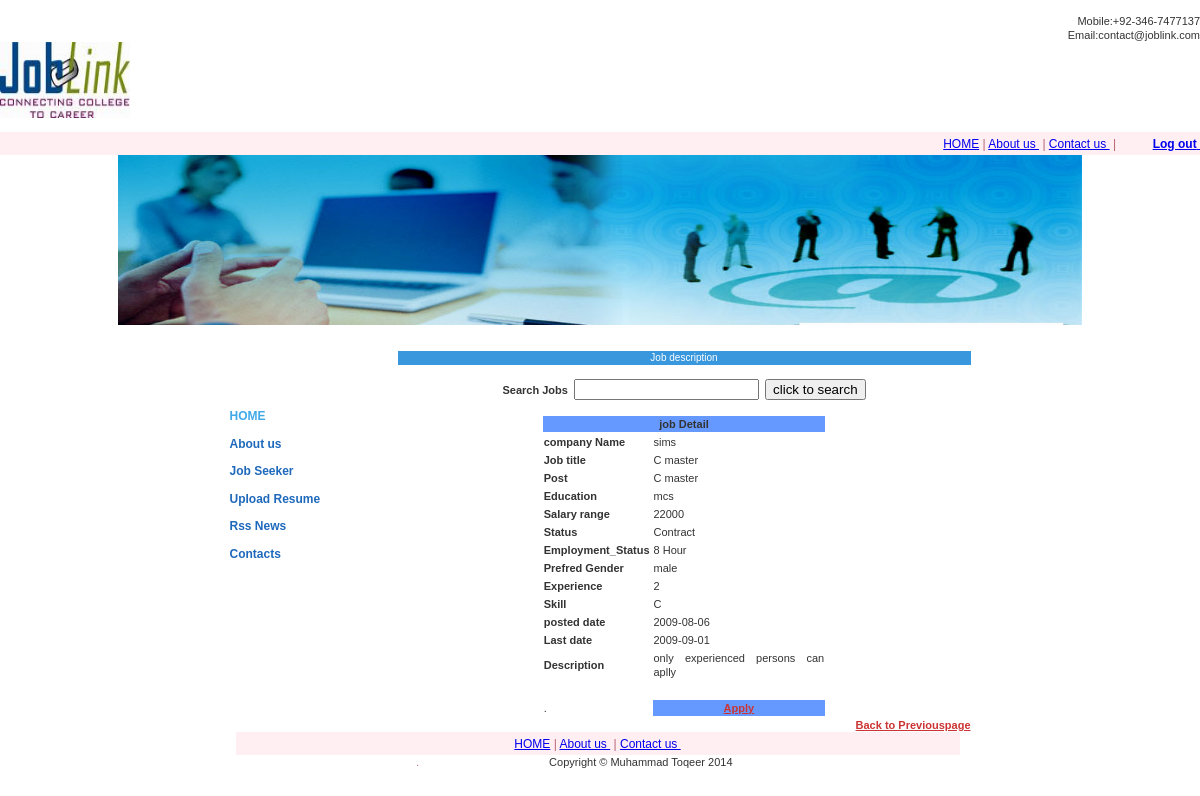
/PROJECT/joblink/jobdetail.php?jid=26, run on the app's committed database.
### tables this page shows
CREATE TABLE `company` (
  `company_id` int(10) NOT NULL auto_increment,
  `c_name` varchar(50) NOT NULL,
  `mail_id` varchar(40) NOT NULL,
  `phone` varchar(20) NOT NULL,
  `mobile` varchar(20) NOT NULL,
  `fax_no` varchar(20) NOT NULL,
  `web_link` varchar(40) NOT NULL,
  `address` varchar(50) NOT NULL,
  `city` char(20) NOT NULL,
  `country` char(20) NOT NULL,
  `postal_code` int(15) NOT NULL,
  `industry` varchar(20) NOT NULL,
  `contact_pname` varchar(20) NOT NULL,
  `designation1` varchar(20) NOT NULL,
  `mobile1` int(15) NOT NULL,
  `phone1` int(15) NOT NULL,
  `mail_id1` varchar(30) NOT NULL,
  `alternate_contactp` varchar(20) NOT NULL,
  `designation2` varchar(20) NOT NULL,
  `mobile2` int(15) NOT NULL,
  `phone2` int(15) NOT NULL,
  `mail_id2` varchar(30) NOT NULL,
  `password` varchar(20) NOT NULL,
  PRIMARY KEY  (`company_id`)
);

CREATE TABLE `posted_job` (
  `job_id` int(10) NOT NULL,
  `jobtitle` varchar(20) NOT NULL,
  `posted-date` date NOT NULL,
  `last_date` date NOT NULL,
  `skill` varchar(20) NOT NULL,
  `experience` int(10) NOT NULL,
  `education` varchar(20) NOT NULL,
  `post` varchar(20) NOT NULL,
  `salary_range` varchar(20) NOT NULL,
  `status` varchar(20) NOT NULL,
  `e_status` varchar(20) NOT NULL,
  `prefred_gender` varchar(10) NOT NULL,
  `company_id` int(10) NOT NULL,
  `description` varchar(200) NOT NULL,
  PRIMARY KEY  (`job_id`)
);

### PROJECT/joblink/jobdetail.php (the view, shortened to what this page needs)
<!DOCTYPE html PUBLIC "-//W3C//DTD XHTML 1.0 Transitional//EN" "http://www.w3.org/TR/xhtml1/DTD/xhtml1-transitional.dtd">
<html xmlns="http://www.w3.org/1999/xhtml">
<head>
<link href="css/stylesheet.css" rel="stylesheet" type="text/css" media="all" />
</head>
<body>
<table width="100%" border="0" cellspacing="0" cellpadding="0">
<tr>
<td  width="100%" height="40%">&nbsp;</td>
</tr>
<tr>
<td align="right" valign="bottom"><a href="mailto:abc@yoursite.com" style="color:#333333; text-decoration:none;"> Mobile:+92-346-7477137<br />
    Email:contact@joblink.com</a></td>
</tr>
<tr>
 <td height="65" align="left" valign="top">
              <img src="images/logo.jpg" alt="Company Logo" width="130" height="76" /> </td>
  </tr>
  <tr>
<td  width="100%" height="40%">&nbsp;</td>
</tr>
  		    <tr>
   <td style="white-space:pre; font-size:12px; color:#601E29; color:#B46471;" height="23"  align="right" valign="middle" bgcolor="#FFEEF2"><a href="index.php" class="footer_link">HOME</a> | <a href="about.html" class="footer_link">About us </a> | <a href="contact.html" class="footer_link">Contact us </a> |&nbsp;&nbsp;&nbsp;&nbsp;&nbsp;&nbsp;&nbsp;&nbsp;&nbsp;&nbsp;&nbsp;<a href="logout.php" class="footer_link"><strong>Log out</strong> </a></td>
  </tr>
<tr>
<td width="100%" align="center" valign="top"><img src="images/header_bg.jpg" alt="Wasim here" width="964" height="170"  border="0" /></td>
</tr>
  <tr>
    <td align="center" valign="top"><table width="741" border="0" cellspacing="0" cellpadding="0">
      <tr>
        <td align="left" valign="top"><table width="100%" border="0" cellspacing="0" cellpadding="0">
          <tr>
            <td width="168" align="left" valign="top"><table width="100%" border="0" cellpadding="0" cellspacing="0">
              <tr>
                <td height="26" align="left" valign="top">&nbsp;</td>
              </tr>
              <tr>
                <td height="26" align="left" valign="top">&nbsp;</td>
              </tr>
              <tr>
                <td height="26" align="left" valign="top">&nbsp;</td>
              </tr>
              <tr>
                <td height="27" align="left" valign="middle"><a href="index.php" class="left_link" style="color:#41A9E8;">HOME</a></td>
              </tr>
              <tr>
                <td height="27" align="left" valign="middle"><a href="about.html" class="left_link">About us </a></td>
              </tr>
              <tr>
                <td height="27" align="left" valign="middle"><a href="currentjob.php" class="left_link">Job Seeker </a></td>
              </tr>
              <tr>
                <td height="27" align="left" valign="middle"><a href="resume.php" class="left_link">Upload Resume</a></td>
              </tr>
			    <tr>
                <td height="27" align="left" valign="middle"><a href="RssReader.html" class="left_link">Rss News</a></td>
              </tr>
              <tr>
                <td height="27" align="left" valign="middle"><a href="contact.html" class="left_link">Contacts</a></td>
              </tr>
            </table></td>
            <td align="left" valign="top"><table width="573" border="0" cellspacing="0" cellpadding="0">
              <tr>
                <td height="26" align="left" valign="top">&nbsp;</td>
              </tr>
              <tr>
                <td align="center" valign="middle" bgcolor="#3997DD" style="font-size:10px; color:#FFF;">Job description </td>
                </tr>
				<tr>
				<td>&nbsp;</td>
				</tr>
					  <tr>
			  <form method="post" action="search.php" name="myform">
			  <td width="500" align="center">
			  <strong>Search Jobs</strong>&nbsp;
			  <input type="text" name="search"  />&nbsp;
			  <input type="submit" value="click to search" /></td>
			  </form>
			 </tr>
			  <tr>
			  <td >&nbsp;
			  </td>
			  </tr>
              <tr>
                <td align="left" valign="top" style="text-align:justify;">
                    <?php
$id=$_REQUEST['jid'];
$sql="select * from posted_job where Job_id=$id";
$result=mysql_query($sql);
echo "<table width='50%'  border='0' bgcolor='#FFFFFF' align='center'>";
	echo "<tr bgcolor='#6699FF'>
             <td colspan='2'><div align='center'><strong>job Detail </strong></div></td>
              </tr>";
$row=mysql_fetch_array($result);
$id=$row['job_id'];
$c_id=$row['company_id'];
$pdate=$row['posted-date'];
$ldate=$row['last_date'];
$jobtitle=$row['jobtitle'];
$sk=$row['skill'];
$exp=$row['experience'];
$edu=$row['education'];
$pst=$row['post'];
$salary=$row['salary_range'];
$st=$row['status'];
$est=$row['e_status'];
$gender=$row['prefred_gender'];
$desc=$row['description'];
$sql2="select c_name from company where company_id=$c_id ";
$record2=mysql_query($sql2);
 $company = mysql_fetch_array($record2);
 $cn=$company['0'];
		echo "<tr>
		<th>company Name</th>
		<td>$cn</td>
		</tr>";
		echo "<tr>
		<th>Job title</th>
		<td>$jobtitle</td>
		</tr>";
		echo "<tr>
		<th>Post</th>
		<td>$pst</td>
		</tr>";
		echo "<tr>
		<th>Education</th>
		<td>$edu</td>
		</tr>";
		echo "<tr>
		<th>Salary range</th>
		<td>$salary</td>
		</tr>";
		echo "<tr>
		<th>Status</th>
		<td>$st</td>
		</tr>";
		echo "<tr>
		<th>Employment_Status</th>
		<td>$est Hour</td>
		</tr>";
		echo "<tr>
		<th>Prefred Gender</th>
		<td>$gender</td>
		</tr>";
		echo "<tr>
		<th>Experience</th>
		<td>$exp</td>
		</tr>";
		echo "<tr>
		<th>Skill</th>
		<td>$sk</td>
		</tr>";
		echo "<tr>
		<th>posted date</th>
		<td>$pdate</td>
		</tr>";
		echo "<tr>
		<th>Last date</th>
		<td>$ldate</td>
		</tr>";
		echo "<tr'>
		<th>Description</th>
		<td>$desc</td>
		</tr>";
		echo "<tr>
		<td colspan='2'>&nbsp;</td>
		</tr>";
		echo "<tr>
		<td>.&nbsp;</td>
		<td align='center' bgcolor='#6699FF'><a href='mail.php?jid=$id' class='style1'>Apply</a></td>
		</tr>";
		echo"</table>";
?>
              </tr>
             <tr><td align="right"> <a href="currentjob.php" class="style1">Back to Previouspage</a></td>
             </tr>
            </table></td>
          </tr>
        </table></td>
      </tr>
      <tr>
        <td align="left" valign="top"><table width="740" border="0" cellspacing="0" cellpadding="0">
          <tr>
            <td width="6" rowspan="2" align="left" valign="top">&nbsp;</td>
            <td style="white-space:pre; font-size:12px; color:#601E29; color:#B46471;" height="23" colspan="2" align="center" valign="middle" bgcolor="#FFEEF2"><a href="index.php" class="footer_link">HOME</a> | <a href="about.html" class="footer_link">About us </a> | <a href="contact.html" class="footer_link">Contact us </a></td>
            <td width="10" rowspan="2" align="left" valign="top">&nbsp;</td>
          </tr>
          <tr>
            <td width="497" align="right" valign="top" class="footer_left_bg"><span class="footer_link" style="font-size:10px; text-decoration:none; padding-right:130px; color:#B46471;">.</span>Copyright © Muhammad Toqeer 2014</td>
            <td >&nbsp;</td>
          </tr>
        </table></td>
      </tr>
    </table></td>
  <tr>
    <td align="center" valign="top">&nbsp;</td>
  </tr>
  <tr>
    <td align="center" valign="top">&nbsp;</td>
  </tr>
</body>
</html>

### PROJECT/joblink/css/stylesheet.css (style rules this page uses)
body { margin:0px auto; padding:0px; background-color:#FFFFFF; }
body { font-family: Verdana, Arial, Helvetica, sans-serif; font-size: 11px; font-style: normal; line-height: 14px; font-weight: normal; font-variant: normal; text-transform: none; color: #333333; text-decoration: none; }
.left_link { font-family: Verdana, Arial, Helvetica, sans-serif; font-size: 12px; font-style: normal; line-height: 27.5px; font-weight: bold; font-variant: normal; text-transform: none; color: #1E69BC; background-color:inherit; text-decoration: none; }

### data on the page
company: c_name "sims"
posted_job: jobtitle "C master", post "C master", education "mcs", salary_range "22000", status "Contract", e_status "8", prefred_gender "male", experience "2", skill "C", value "2009-08-06", last_date "2009-09-01", description "only experienced persons can aplly"
